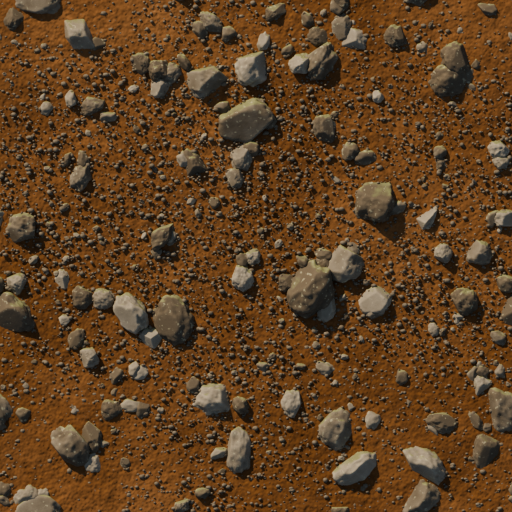
#> input picture dev/tex-backup/dirt_tropical.png, 512 x 512 px
$ python volcano_lava_cracks.py --src ../tex-backup/dirt_tropical.png
#> lines starting #> are read from the running program, lines starting #| are printed output that depends on the picture; after the words box and inside, x2 and y2 are one past the last pixel; in counts of white or black regions, pixels touching at a corner belong together
"""Расплав в швах базальта (критик r29: «оранжевые плоские пятна похожи на дыры»): тонкие светящиеся трещины.

python dev/tools/volcano_lava_cracks.py [--name rock_volcano] [--src 4x.png] [--core 0.26] [--glow 0.5] [--gain 2.62,2.66,2.36]

Родная ×4 assets/tex/native/<имя>.webp (прежняя — dev/tex-backup/<имя>_native.webp, один раз):
- расплав = оранжевые пиксели; в каждом вертикальном отрезке расплава светится только середина (доля core): оранжево-жёлтая
  сердцевина (255/170/60) → красно-оранжевый край, остальное — тёмная остывшая корка с редкими угольками;
- v101 (критик r35: «золотые слитки 7–9×45–90 px»): светится только доля швов glow — отрезками по плавному шуму (seg), прочие
  швы — тёмная корка, как в эталоне;
- v101: игра умножает тексели на усиление темы (themes.js volcano tex.gain ×2,6), и корка с отсветом от этого становились
  жёлто-оранжевыми полосами. Поэтому всё считается в цвете кадра F (камень = исходник × gain) и записывается как F / gain;
- отсвет: камень у сердцевины подкрашивается оранжевым (спадает квадратично);
- dark — яркость камня (v101: 0,92; v109 — 1,1: критик r36 — медиана 26/13/10 при эталоне 34/17/12);
- v109 (критик r36: «губка без плит, расплав — длинные реки»): плиты 60–90 ед. с тёмными швами, расплав в части швов очагами,
  угольки, мелкие поры заделаны.
Пишет родную webp (q90) и малую assets/tex/<имя>.png (точное уменьшение 4×4).
"""
import argparse
import shutil
from pathlib import Path

import numpy as np
from PIL import Image
from scipy import ndimage

ROOT = Path(__file__).resolve().parent.parent.parent
Image.MAX_IMAGE_PIXELS = None


def main():
    ap = argparse.ArgumentParser()
    ap.add_argument('--name', default='rock_volcano')
    ap.add_argument('--core', type=float, default=0.26)
    ap.add_argument('--dark', type=float, default=1.1)
    ap.add_argument('--seed', type=int, default=5)
    ap.add_argument('--glow', type=float, default=0.5, help='доля швов с раскалённой сердцевиной')
    ap.add_argument('--seg', type=float, default=36.0, help='размер отрезков свечения вдоль шва (σ шума, px родной)')
    ap.add_argument('--halo', type=float, default=7.0, help='ширина отсвета (σ, px родной)')
    ap.add_argument('--gain', default='2.62,2.66,2.36', help='усиление темы (themes.js volcano tex.gain)')
    ap.add_argument('--contrast', type=float, default=1.3, help='контраст камня вокруг медианы яркости')
    ap.add_argument('--neutral', type=float, default=1.0, help='сила сдвига тона: блики к серому, тени к красно-бурому (0 — нет)')
    ap.add_argument('--crackle', type=float, default=128.0, help='размер ячеек сетки мелких трещин (px родной, 0 — без сетки)')
    ap.add_argument('--crackK', type=float, default=0.3, help='глубина тёмной щели мелких трещин')
    ap.add_argument('--plate', type=float, default=300.0, help='v109: размер многоугольных плит (px родной ≈ /4 ед. карты), 0 — без плит')
    ap.add_argument('--hot', type=float, default=0.38, help='v109: доля швов плит с расплавом')
    ap.add_argument('--embers', type=int, default=420, help='v109: угольков на текстуру')
    ap.add_argument('--pores', type=float, default=0.6, help='v109: насколько заделать мелкие тёмные поры (0–1)')
    ap.add_argument('--src', default=None, help='исходная родная (по умолчанию — резервная копия dev/tex-backup/<имя>_native.webp)')
    a = ap.parse_args()
    nat = ROOT / 'assets/tex/native' / f'{a.name}.webp'
    bak = ROOT / 'dev/tex-backup' / f'{a.name}_native.webp'
    if not bak.exists():
        bak.parent.mkdir(parents=True, exist_ok=True); shutil.copy(nat, bak)
    img = np.asarray(Image.open(a.src or bak).convert('RGB')).astype(np.float32)
    gain = np.array([float(v) for v in a.gain.split(',')], np.float32)
    H, W, _ = img.shape
#> H = 512; W = 512
    R, G, B = img[..., 0], img[..., 1], img[..., 2]
    lava = (R > 140) & (R - B > 55) & (G > 70)
#> lava: shape (512, 512) bool; 1.5% white in thin lines or dots
    lava = ndimage.binary_opening(lava, iterations=1) | (lava & ndimage.binary_dilation(ndimage.binary_opening(lava, iterations=1), iterations=2))
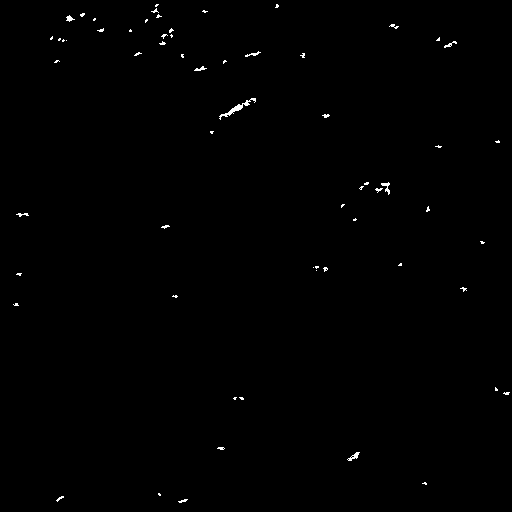
#> lava: shape (512, 512) bool; 0.39% white in thin lines or dots
    rng = np.random.default_rng(a.seed)
    if a.contrast != 1 or a.neutral:
        # v101 (критик r35: «нейтральные блики базальта 60/45/40»): в эталоне тени красно-бурые, блики почти серые, контраст выше
        # (σ яркости 21 против 14 в кадре): яркость от медианы ×contrast, зелёный/синий растут к бликам и убывают к теням
        L = img @ np.array([0.299, 0.587, 0.114], np.float32)
        l50, l90 = np.percentile(L[~lava], [50, 90]); l = (L - l50) / max(1.0, l90 - l50)
#> after `l50, l90 = np.percentile(L[~lava], [50, 90])`: l50 = 69.04; l90 = 103.8
        s = np.clip((l50 + (L - l50) * a.contrast) / np.maximum(L, 1), 0.4, 2.2)
        up, dn = np.clip(l, 0, 1.5), np.clip(-l, 0, 1)
        cg = 1 + a.neutral * (0.1 + 0.17 * up - 0.12 * dn); cb = 1 + a.neutral * (0.05 + 0.5 * up - 0.4 * dn)
        img = np.where(lava[..., None], img, img * np.stack([s, s * cg, s * cb], -1))
    if a.crackle > 0:
        # v101 (эталон: поверхность плит в мелкой полигональной сетке трещин, как высохший ил): ячейки Вороного ~crackle px
        # родной (≈ crackle/4 ед. карты) с рваными краями (сдвиг координат шумом), тёмная щель и светлая кромка сверху;
        # сетка периодическая — текстура по-прежнему без швов
        from scipy.spatial import cKDTree
        n = int(W * H / a.crackle ** 2)
#> n = 16
        P = rng.random((n, 2)) * [W, H]
        PP = np.concatenate([P + [dx, dy] for dx in (-W, 0, W) for dy in (-H, 0, H)])
        def warp(sig, amp):   # плавный периодический сдвиг: крупный — изгиб щели, мелкий — рваный край
            w = ndimage.gaussian_filter(rng.standard_normal((H, W)).astype(np.float32), sig, mode='wrap'); return w * (amp / w.std())
        yy, xx = np.mgrid[0:H, 0:W].astype(np.float32)
        q = np.stack([(xx + warp(14, a.crackle * 0.06) + warp(2.5, 1.2)).ravel(), (yy + warp(14, a.crackle * 0.06) + warp(2.5, 1.2)).ravel()], -1)
        dd, _ = cKDTree(PP).query(q, k=2, workers=-1)
        e = (dd[:, 1] - dd[:, 0]).reshape(H, W) * 0.5                       # расстояние до границы ячеек, px
        wv = ndimage.gaussian_filter(rng.standard_normal((H, W)).astype(np.float32), a.crackle * 0.8, mode='wrap')
        wv = np.clip(0.75 + wv / wv.std() * 0.35, 0.25, 1.15)                # где-то щели глубже, где-то едва видны
        cw = 2.6 * wv                                                         # щель 3–6 px родной ≈ 1–2 px кадра
        u = np.clip((e - cw * 0.35) / (cw * 0.65), 0, 1)
        dark = (1 - u * u * (3 - 2 * u)) * a.crackK * np.clip(wv, 0, 1)          # резкая щель: тёмная середина, край ~2 px
        lip = np.clip(1 - np.abs(np.roll(e, 4, 0) - cw - 1.5) / 2.0, 0, 1) * (np.roll(e, 4, 0) > e) * 0.22 * np.clip(wv, 0, 1)
        pil = 0.88 + 0.12 * np.clip(e / (a.crackle * 0.28), 0, 1) ** 0.6        # чешуйка чуть выпуклая: к щели темнее
        f = ((1 - dark + lip) * (1 + (pil - 1) * np.clip(wv, 0, 1)))[..., None]
        img = np.where(lava[..., None], img, img * f)
    if a.pores > 0:
        # v109: мелкие тёмные поры (критик r36: «тёмных пор 14 %», эталон ~10 %) — заделка закрытием по яркости, только мелкие ямки
        L = img @ np.array([0.299, 0.587, 0.114], np.float32)
        Lc = ndimage.grey_closing(L, size=(5, 5), mode='wrap')
        pk = np.clip((Lc - L) / np.maximum(Lc, 1) / 0.35, 0, 1) * a.pores * (~lava)
        img = img + (img * (Lc / np.maximum(L, 1))[..., None] - img) * pk[..., None]
    plate_core = None
    if a.plate > 0:
        # v109 (критик r36; эталон — плиты 60–135 px кадра ≈ 40–85 ед. с тёмными швами 1–3 px, в части швов — расплав короткими
        # отрезками 2–3 очагами): многоугольная сеть плит (Вороной с рваным краем, периодическая), у каждой плиты свой тон,
        # светлая фаска верхней кромки, тёмный шов; расплав — в доле hot швов, сгущённой в очаги
        from scipy.spatial import cKDTree
        n = max(8, int(W * H / a.plate ** 2))
#> n = 8
        P = rng.random((n, 2)) * [W, H]
        PP = np.concatenate([P + [dx, dy] for dx in (-W, 0, W) for dy in (-H, 0, H)])
        def warp2(sig, amp):
            w = ndimage.gaussian_filter(rng.standard_normal((H, W)).astype(np.float32), sig, mode='wrap'); return w * (amp / w.std())
        yy, xx = np.mgrid[0:H, 0:W].astype(np.float32)
        q = np.stack([(xx + warp2(40, a.plate * 0.07) + warp2(4, 2.0)).ravel(), (yy * 1.35 + warp2(40, a.plate * 0.07) + warp2(4, 2.0)).ravel()], -1)   # плиты шире, чем выше
        PP[:, 1] *= 1.35
        dd, ii = cKDTree(PP).query(q, k=2, workers=-1)
        e = ((dd[:, 1] - dd[:, 0]) * 0.5).reshape(H, W); cid = (ii[:, 0] % n).reshape(H, W)
        tone = 1 + (rng.random(n) - 0.5) * 0.2
        sv = ndimage.gaussian_filter(rng.standard_normal((H, W)).astype(np.float32), a.plate * 0.3, mode='wrap'); sv = np.clip(0.55 + sv / sv.std() * 0.3, 0.15, 1.0)
        sw = 1.6 + 3.2 * sv                                              # полуширина шва 1,6–4,8 px родной (кадр 1–3 px)
        seam = np.clip(1 - e / sw, 0, 1); seam = seam * seam * (3 - 2 * seam)
        lip = np.clip(1 - np.abs(np.roll(e, 5, 0) - sw - 2.0) / 2.5, 0, 1) * (np.roll(e, 5, 0) > e) * 0.16   # светлая фаска сверху от шва
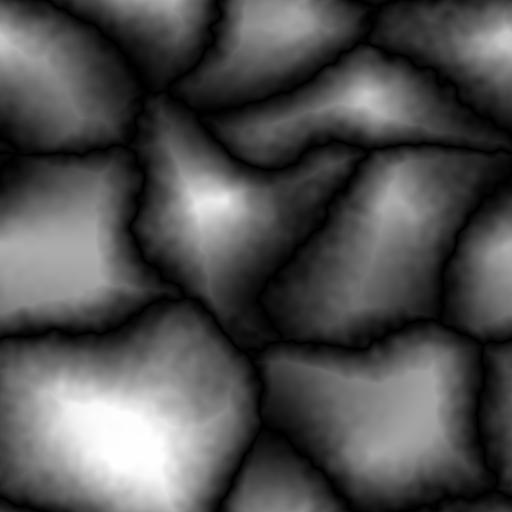
#> e: shape (512, 512) float64; min 9.06e-05, max 86.03, mean 27.3; drawn with min black and max white
        f = tone[cid] * (1 - 0.86 * seam) * (1 + lip) * (1 - 0.18 * np.clip(1 - e / (sw * 4), 0, 1))         # у шва плита темнее (скругление)
        img = np.where(lava[..., None], img, img * f[..., None])
        # расплав в швах: шум вдоль швов (отрезки) × крупный шум (очаги)
        hs = ndimage.gaussian_filter(rng.standard_normal((H, W)).astype(np.float32), a.plate * 0.12, mode='wrap')
        hf_ = ndimage.gaussian_filter(rng.standard_normal((H, W)).astype(np.float32), a.plate * 1.6, mode='wrap')
        hv = hs / hs.std() + 1.3 * hf_ / hf_.std()
        on = seam > 0.3
        thr = np.quantile(hv[on], 1 - a.hot) if on.any() else 9
#> thr = 4222.6
        hseg = np.clip((hv - thr) / 0.35, 0, 1)
        hw_ = np.clip(1 - e / (sw * 1.3), 0, 1)                         # раскалённый шов чуть шире тёмного: в кадре 1–3 px
        plate_core = np.clip(hw_ * 1.25 - 0.1, 0, 1) * hseg * (~lava)
        print('plates', n, 'seam px', int(on.sum()), 'hot px', int((plate_core > 0.4).sum()))
#| plates 8 seam px 8962 hot px 3711
#> on: shape (512, 512) bool; 3.4% white; 2 white regions, box (x1, y1, x2, y2) and area: (0, 0, 512, 512) 8861, (0, 496, 47, 512) 101
    crust = np.array([12, 8, 7], np.float32)                  # остывшая корка (× gain в кадре ≈ 31/21/17 — почти чёрный шов)
    # кайма лужицы (сглаженный край расплава Blender, не прошедший порог): с усилением темы — оранжевый контур «слитка»
    ring = ndimage.binary_dilation(lava, iterations=3) & ~lava
#> ring: shape (512, 512) bool; 1.4% white in thin lines or dots
    wr = np.where(ring, np.clip((R - B - 18) / 90, 0, 1), 0)[..., None]
    img = img * (1 - wr) + crust * wr
    F = img * a.dark * gain                                   # цвет кадра
    F[..., 2] *= 1.03
    core = np.zeros((H, W), np.float32)
    crust = crust * gain
    for x in range(W):
        col = lava[:, x]
        if not col.any(): continue
        d = np.diff(np.r_[0, col.astype(np.int8), 0])
        for y0, y1 in zip(np.flatnonzero(d == 1), np.flatnonzero(d == -1)):
            h = y1 - y0; c = (y0 + y1 - 1) / 2; half = max(0.8, h * a.core / 2)
            yy = np.arange(y0, y1); q = np.clip(1 - np.abs(yy - c) / (half + 0.5), 0, 1)
            core[y0:y1, x] = q
            F[y0:y1, x] = crust * (0.75 + 0.5 * rng.random(h))[:, None]
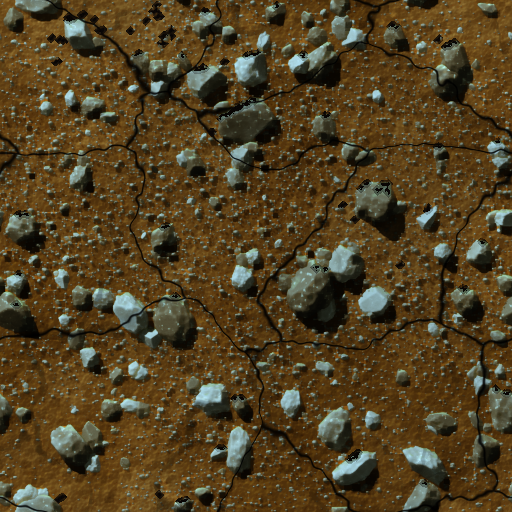
#> F: shape (512, 512, 3) float64; mean R, G, B 281.9, 224.4, 121.8; drawn with min black and max white
    # отрезки свечения: плавный шум вдоль швов, порог — по доле glow среди пикселей расплава
    nz = ndimage.gaussian_filter(rng.standard_normal((H, W)).astype(np.float32), a.seg, mode='wrap')
    thr = np.quantile(nz[lava], 1 - a.glow) if lava.any() else 0
#> thr = -0.00418
    seg = np.clip((nz - thr) / (nz.std() * 0.25) + 0.5, 0, 1)
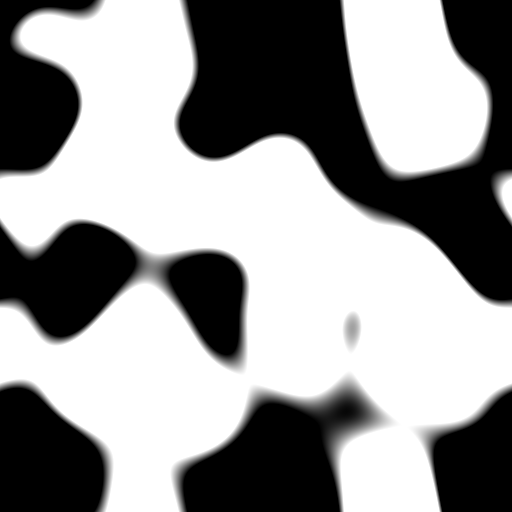
#> seg: shape (512, 512) float32; min 0, max 1, mean 0.588
    core = core * seg
    if plate_core is not None: core = np.maximum(core, plate_core)
    core = ndimage.gaussian_filter(core, 0.7)
    k = np.clip(core * 1.6, 0, 1)[..., None]
    hot = np.stack([255 + 0 * core, 95 + 75 * core ** 2, 25 + 35 * core ** 3], -1)
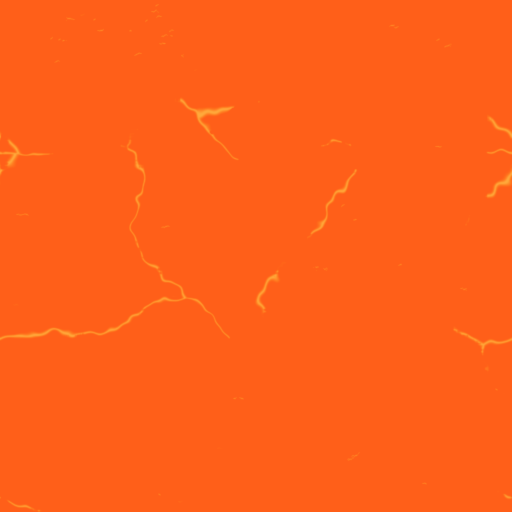
#> hot: shape (512, 512, 3) float64; mean of channels 0, 1, 2 255, 95.6, 25.2; drawn as R, G, B
    F = F * (1 - k) + hot * k
    # отсвет на камень: размытая сердцевина, квадратичный спад
    halo = np.clip(ndimage.gaussian_filter(core, a.halo, mode='wrap') * 1.7, 0, 1) ** 1.5   # v109: ореол слабее (2,4 → 1,7): трещины тонкие
    F += halo[..., None] * np.array([110, 36, 6], np.float32) * (1 - k)
    # редкие угольки в корке
    emb = (rng.random((H, W)) > 0.9985) & lava & (core < 0.2)
#> emb: shape (512, 512) bool; 0% white in thin lines or dots, all inside (x1, y1, x2, y2) = (203, 11, 384, 186)
    F[emb] = [255, 140, 40]
#> F: shape (512, 512, 3) float64; mean R, G, B 284.9, 224.9, 121.3
    # v109 (критик r36: угольков 14 → ~30 на 100 тыс. px кадра): тлеющие точки 2–3 px кадра (r 3–6 px родной), чаще у швов
    for _ in range(a.embers):
        cx, cy = rng.random() * W, rng.random() * H
        if plate_core is not None and rng.random() < 0.6:
            for _t in range(12):
                tx, ty = int(rng.random() * W), int(rng.random() * H)
                if seam[ty, tx] > 0.2: cx, cy = tx + rng.normal() * 3, ty + rng.normal() * 3; break
        r = 1.6 + rng.random() * 2.6; R0 = int(r) + 3
        ys = np.arange(int(cy) - R0, int(cy) + R0 + 1) % H; xs = np.arange(int(cx) - R0, int(cx) + R0 + 1) % W
        dy = (np.arange(int(cy) - R0, int(cy) + R0 + 1) - cy)[:, None]; dx = (np.arange(int(cx) - R0, int(cx) + R0 + 1) - cx)[None, :]
        q = np.clip(1 - np.sqrt(dx * dx + dy * dy) / r, 0, 1)[..., None]
        blk = F[np.ix_(ys, xs)]
        F[np.ix_(ys, xs)] = blk * (1 - q ** 0.7) + np.stack([255 + 0 * q[..., 0], 110 + 100 * q[..., 0] ** 2, 30 + 70 * q[..., 0] ** 3], -1) * q ** 0.7
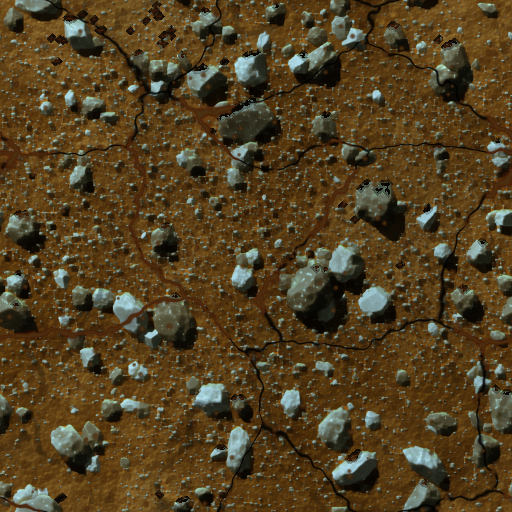
#> F: shape (512, 512, 3) float64; mean R, G, B 284.7, 223.4, 119.9; drawn with min black and max white
    T = F / gain
    out = np.clip(np.rint(T), 0, 255).astype(np.uint8)
    Image.fromarray(out).save(nat, 'WEBP', quality=90, method=6)
    small = np.clip(T, 0, 255).reshape(H // 4, 4, W // 4, 4, 3).mean((1, 3))
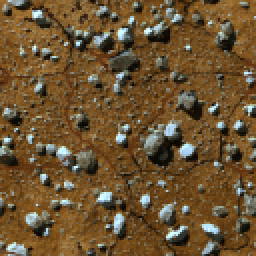
#> small: shape (128, 128, 3) float64 (shown 2 times larger); mean R, G, B 108.6, 83.9, 50.3
    Image.fromarray(np.clip(np.rint(small), 0, 255).astype(np.uint8)).save(ROOT / 'assets/tex' / f'{a.name}.png', optimize=True)
    print('lava px', int(lava.sum()), 'glow px', int((k[..., 0] > 0.5).sum()), 'wrote', nat)
#| lava px 1023 glow px 4736 wrote assets/tex/native/rock_volcano.webp


if __name__ == '__main__':
    main()

$ run again, on dev/tex-backup/cap_ash.png
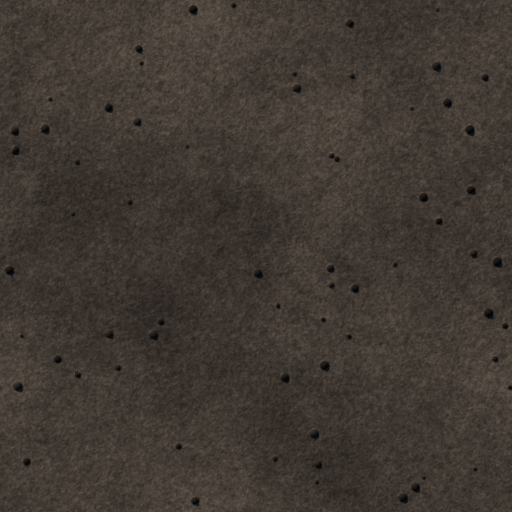
#> input picture dev/tex-backup/cap_ash.png, 512 x 512 px
#> lava: shape (512, 512) bool; every value is 0
#> l50 = 57.71; l90 = 67.89
#| plates 8 seam px 8962 hot px 3745
#> on: shape (512, 512) bool; 3.4% white; 2 white regions, box (x1, y1, x2, y2) and area: (0, 0, 512, 512) 8861, (0, 496, 47, 512) 101
#> wr: shape (512, 512, 1) float32; every value is 0
#> in main, `thr = np.quantile(nz[lava], 1 - a.glow) if lava.any() else 0`: thr = 0
#> after the loop in main, `for _ in range(a.embers):`:
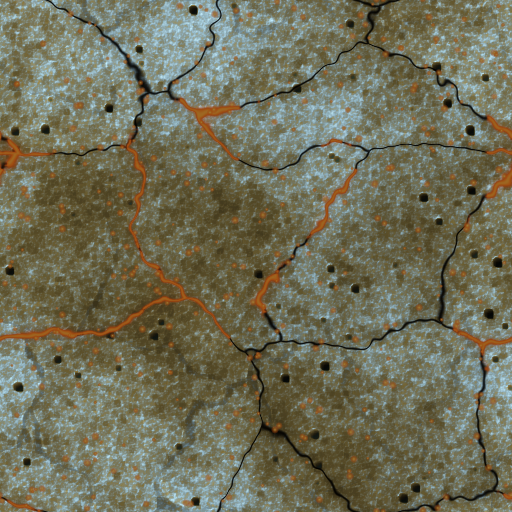
#> F: shape (512, 512, 3) float64; mean R, G, B 183.6, 182, 146.3; drawn with min black and max white
#> in main, `small = np.clip(T, 0, 255).reshape(H // 4, 4, W // 4, 4, 3).mean((1, 3))`:
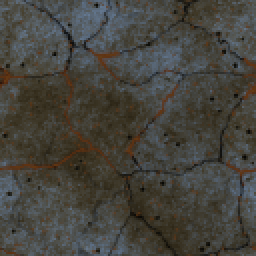
#> small: shape (128, 128, 3) float64 (shown 2 times larger); mean R, G, B 70.1, 68.4, 62
#| lava px 0 glow px 4389 wrote assets/tex/native/rock_volcano.webp
